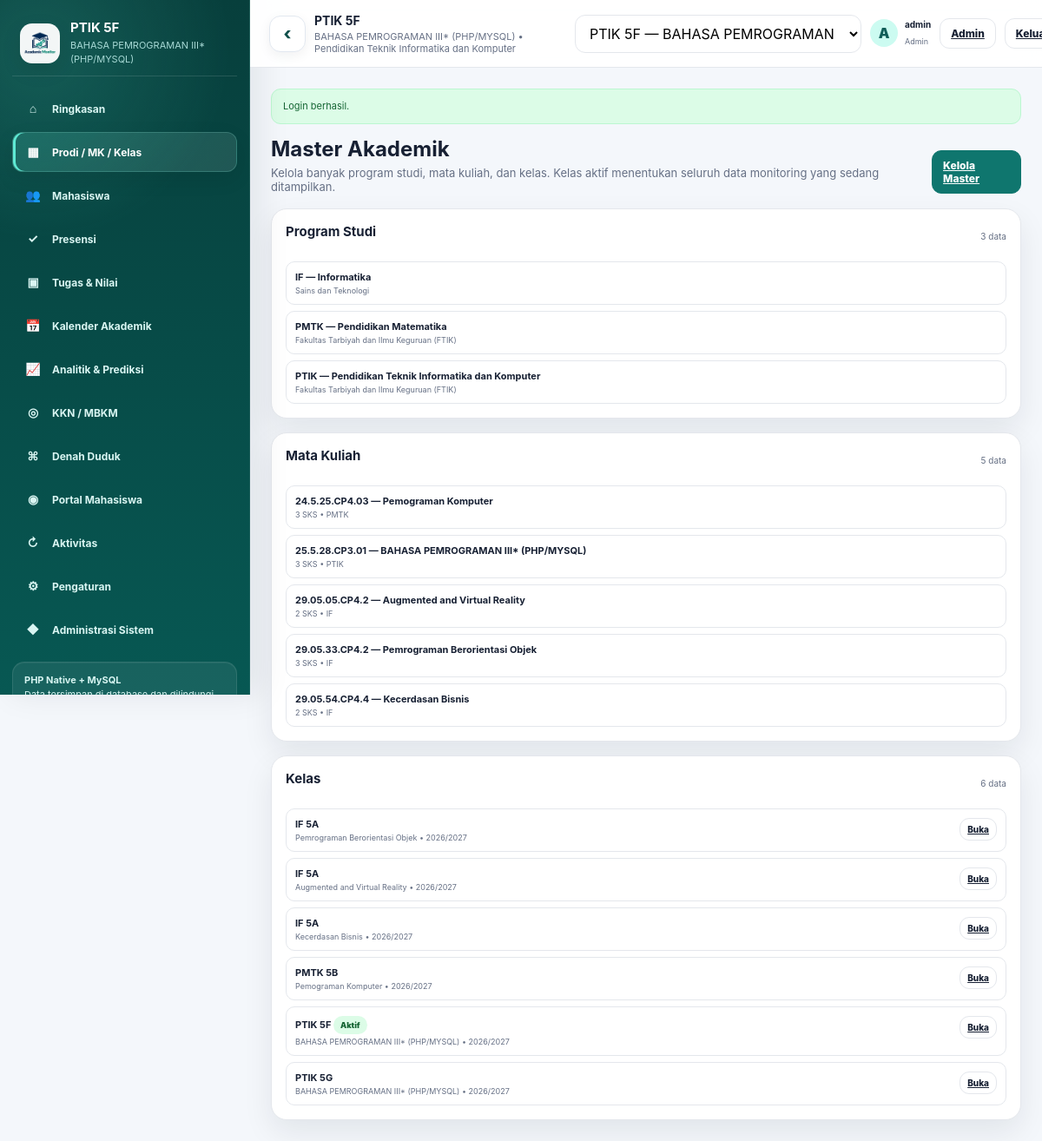
Page /dashboard.php?page=master&class_id=3 (signed in) on the committed database.
### tables this page shows
CREATE TABLE `classes` (
  `id` bigint(20) UNSIGNED NOT NULL,
  `program_id` bigint(20) UNSIGNED NOT NULL,
  `course_id` bigint(20) UNSIGNED NOT NULL,
  `name` varchar(100) NOT NULL,
  `semester` varchar(30) NOT NULL DEFAULT '',
  `academic_year` varchar(30) NOT NULL DEFAULT '',
  `target` smallint(5) UNSIGNED NOT NULL DEFAULT 30,
  `meetings` tinyint(3) UNSIGNED NOT NULL DEFAULT 16,
  `lecturer` varchar(200) NOT NULL DEFAULT '',
  `pass_threshold` decimal(5,2) NOT NULL DEFAULT 60.00,
  `created_at` timestamp NOT NULL DEFAULT current_timestamp(),
  `updated_at` timestamp NOT NULL DEFAULT current_timestamp() ON UPDATE current_timestamp()
);

CREATE TABLE `courses` (
  `id` bigint(20) UNSIGNED NOT NULL,
  `program_id` bigint(20) UNSIGNED NOT NULL,
  `code` varchar(50) NOT NULL DEFAULT '',
  `name` varchar(200) NOT NULL,
  `credits` tinyint(3) UNSIGNED NOT NULL DEFAULT 0,
  `created_at` timestamp NOT NULL DEFAULT current_timestamp(),
  `updated_at` timestamp NOT NULL DEFAULT current_timestamp() ON UPDATE current_timestamp()
);

CREATE TABLE `programs` (
  `id` bigint(20) UNSIGNED NOT NULL,
  `code` varchar(50) NOT NULL DEFAULT '',
  `name` varchar(200) NOT NULL,
  `faculty` varchar(200) NOT NULL DEFAULT '',
  `created_at` timestamp NOT NULL DEFAULT current_timestamp(),
  `updated_at` timestamp NOT NULL DEFAULT current_timestamp() ON UPDATE current_timestamp()
);

CREATE TABLE `users` (
  `id` bigint(20) UNSIGNED NOT NULL,
  `student_id` bigint(20) UNSIGNED DEFAULT NULL,
  `username` varchar(100) NOT NULL,
  `email` varchar(190) NOT NULL DEFAULT '',
  `password_hash` varchar(255) NOT NULL,
  `role` enum('admin','dosen','mahasiswa') NOT NULL DEFAULT 'dosen',
  `is_active` tinyint(1) NOT NULL DEFAULT 1,
  `last_login_at` datetime DEFAULT NULL,
  `created_at` timestamp NOT NULL DEFAULT current_timestamp(),
  `updated_at` timestamp NOT NULL DEFAULT current_timestamp() ON UPDATE current_timestamp()
);

### views/pages/master.php (the view, shortened to what the rows shown need)
<section class="page active">
    <div class="grid master-grid">
        <div class="card master-card">
            <div class="master-list">
                <?php foreach ($programs as $programItem): ?>
                    <div class="master-row">
                        <div>
                            <strong>
                                <?= e(
                                    trim(
                                        ($programItem['code'] ? $programItem['code'] . ' — ' : '')
                                        . $programItem['name']
                                    )
                                ) ?>
                            </strong>
                            <small><?= e($programItem['faculty'] ?: 'Fakultas belum diisi') ?></small>
                        </div>
                    </div>
                <?php endforeach; ?>
            </div>
        </div>
        <div class="card master-card">
            <div class="master-list">
                <?php foreach ($courses as $courseItem): ?>
                    <div class="master-row">
                        <div>
                            <strong>
                                <?= e(
                                    trim(
                                        ($courseItem['code'] ? $courseItem['code'] . ' — ' : '')
                                        . $courseItem['name']
                                    )
                                ) ?>
                            </strong>
                            <small>
                                <?= (int) $courseItem['credits'] ?> SKS
                                • <?= e($courseItem['program_code'] ?: $courseItem['program_name']) ?>
                            </small>
                        </div>
                    </div>
                <?php endforeach; ?>
            </div>
        </div>
        <div class="card master-card">
            <div class="master-list">
                <?php foreach ($classes as $classItem): ?>
                    <div class="master-row">
                        <div>
                            <strong>
                                <?= e($classItem['name']) ?>
                                <?php if ((int) $classItem['id'] === (int) $classContext['id']): ?>
                                    <span class="badge ok">Aktif</span>
                                <?php endif; ?>
                            </strong>
                            <small>
                                <?= e($classItem['course_name']) ?>
                                • <?= e($classItem['academic_year'] ?: '-') ?>
                            </small>
                        </div>
                        <?php if (in_array((int) $classItem['id'], $allowedClassIds, true)): ?>
                            <a
                                class="btn small"
                                href="<?= e(app_url('dashboard.php?page=overview&class_id=' . (int) $classItem['id'])) ?>"
                            >Buka</a>
                        <?php endif; ?>
                    </div>
                <?php endforeach; ?>
            </div>
        </div>
    </div>
</section>

### views/partials/layout_start.php (shortened to what the rows shown need)
<!DOCTYPE html>
<html lang="id">
<head>
    <link rel="stylesheet" href="<?= e(app_url('assets/css/app.css')) ?>">
</head>
<body>
<div class="app" id="appShell">
    <?php require APP_ROOT . '/views/partials/sidebar.php'; ?>
    <main class="main">
        <header class="topbar">
            <div class="context">
                <strong><?= e($classContext['name'] ?? 'Kelas') ?></strong>
                <small>
                    <?= e($classContext['course_name'] ?? 'Mata Kuliah') ?>
                    •
                    <?= e($classContext['program_name'] ?? 'Prodi') ?>
                </small>
            </div>
            <div class="top-user">
                <div class="avatar"><?= e(initials((string) ($user['username'] ?? ''), (string) ($user['id'] ?? ''))) ?></div>
                <div class="top-user-meta">
                    <strong><?= e($user['username'] ?? '') ?></strong>
                    <small><?= e(ucfirst((string) ($user['role'] ?? ''))) ?></small>
                </div>
            </div>
        </header>
        <div class="content">

### views/partials/sidebar.php (shortened to what the rows shown need)
<aside class="sidebar" id="sidebar" aria-label="Navigasi utama">
    <div class="brand">
        <div class="brand-copy">
            <h1><?= e($classContext['name'] ?? 'Academic Monitor') ?></h1>
            <p><?= e($classContext['course_name'] ?? 'Multi kelas • multi mata kuliah') ?></p>
        </div>
    </div>
</aside>

### rows in the picture
classes: name "PTIK 5F", course.name "BAHASA PEMROGRAMAN III* (PHP/MYSQL)", program.name "Pendidikan Teknik Informatika dan Komputer", shows "Aktif", academic_year "2026/2027"
users: username+id "A", username "admin", role "Admin"
programs: code+name "IF — Informatika", faculty "Sains dan Teknologi"
programs: code+name "PMTK — Pendidikan Matematika", faculty "Fakultas Tarbiyah dan Ilmu Keguruan (FTIK)"
programs: code+name "PTIK — Pendidikan Teknik Informatika dan Komputer", faculty "Fakultas Tarbiyah dan Ilmu Keguruan (FTIK)"
courses: code+name "24.5.25.CP4.03 — Pemograman Komputer", credits "3", program.code "PMTK"
courses: code+name "25.5.28.CP3.01 — BAHASA PEMROGRAMAN III* (PHP/MYSQL)", credits "3", program.code "PTIK"
courses: code+name "29.05.05.CP4.2 — Augmented and Virtual Reality", credits "2", program.code "IF"
courses: code+name "29.05.33.CP4.2 — Pemrograman Berorientasi Objek", credits "3", program.code "IF"
courses: code+name "29.05.54.CP4.4 — Kecerdasan Bisnis", credits "2", program.code "IF"
classes: name "IF 5A", course.name "Pemrograman Berorientasi Objek", academic_year "2026/2027"
classes: name "IF 5A", course.name "Augmented and Virtual Reality", academic_year "2026/2027"
classes: name "IF 5A", course.name "Kecerdasan Bisnis", academic_year "2026/2027"
classes: name "PMTK 5B", course.name "Pemograman Komputer", academic_year "2026/2027"
classes: name "PTIK 5G", course.name "BAHASA PEMROGRAMAN III* (PHP/MYSQL)", academic_year "2026/2027"

### other values in the picture
$icon "⌂"
$label "Ringkasan"
$icon "▦"
$label "Prodi / MK / Kelas"
$icon "👥"
$label "Mahasiswa"
$icon "✓"
$label "Presensi"
$icon "▣"
$label "Tugas & Nilai"
$icon "📅"
$label "Kalender Akademik"
$icon "📈"
$label "Analitik & Prediksi"
$icon "◎"
